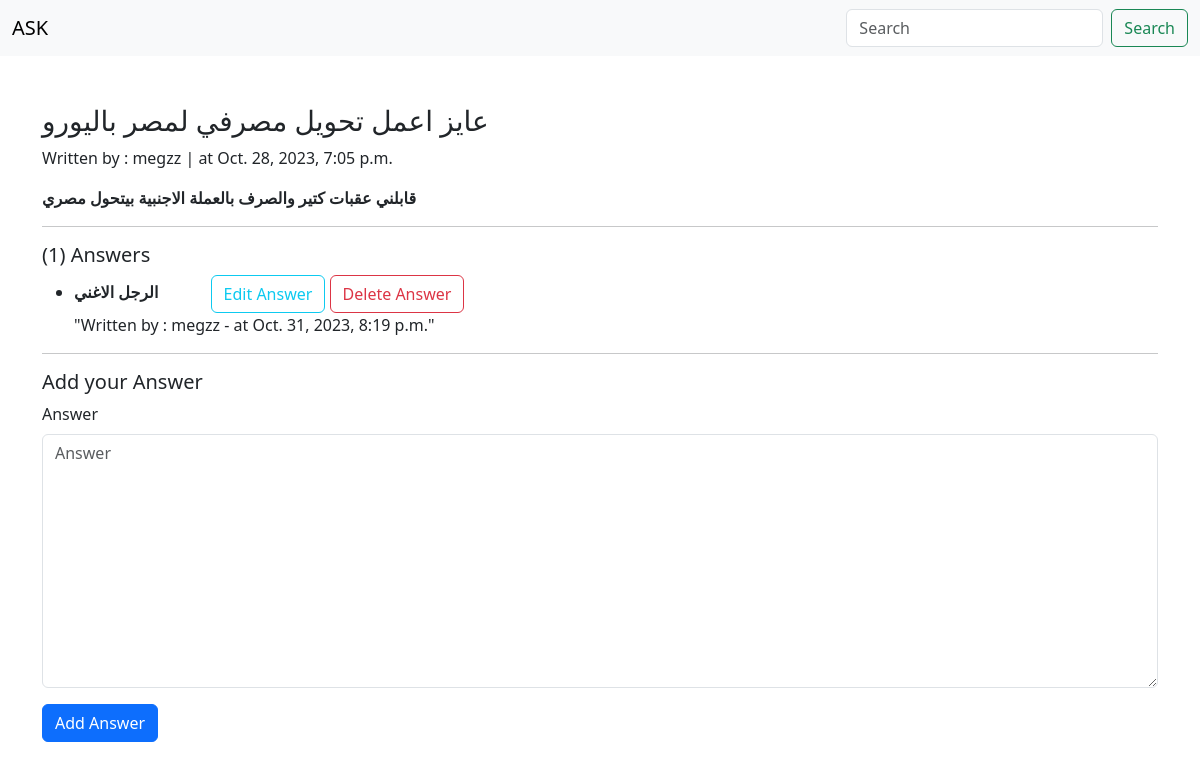
The app's page /questions/1, older data.
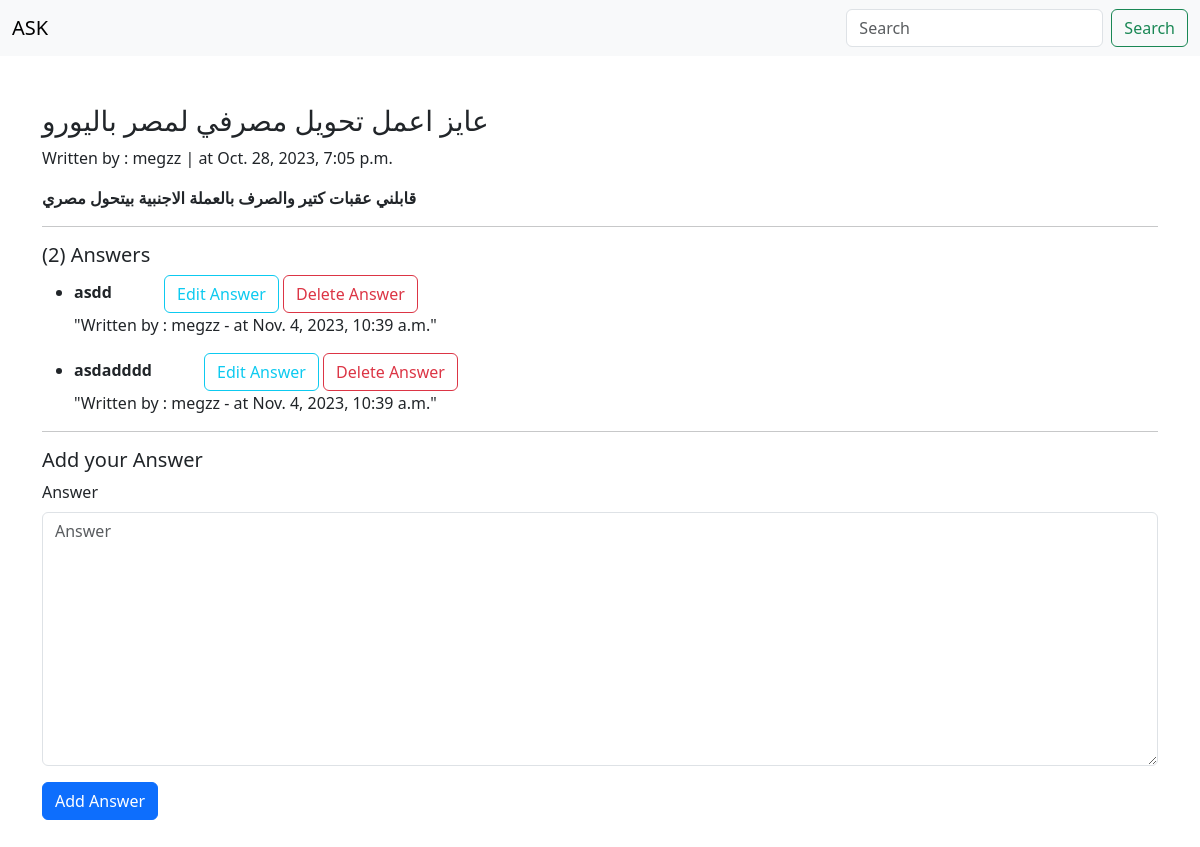
The same page, newer data.
### forum/models.py (models this page shows, shortened)
class Question(models.Model):
    question = models.CharField(max_length=200)
    content = models.TextField(max_length=30000)
    created_at = models.DateTimeField(default=timezone.now)
    tags = TaggableManager()
    author = models.ForeignKey(User, related_name='question_author', on_delete=models.CASCADE)

class Answer(models.Model):
    question = models.ForeignKey(Question, related_name='answer_question', on_delete=models.CASCADE)
    answer = models.TextField(max_length=200)
    author = models.ForeignKey(User, related_name='answer_author', on_delete=models.CASCADE)
    created_at = models.DateTimeField(default=timezone.now)

### forum/views.py (the view)
# urls.py: path('questions/<int:pk>', question_detail),
def question_detail(request,pk):
    question = Question.objects.get(id=pk)
    search2 = Answer.objects.filter(question=question)
    answers = None
    if 'search_name2' in request.GET:
        answers = request.GET['search_name2']
        if answers:
            search2 = search2.filter(answer__icontains=answers)
    if request.method == 'POST':
        form = AnswerForm(request.POST)
        if form.is_valid():
            myform = form.save(commit=False)
            myform.author = request.user
            myform.question = question
            myform.save()
    else:
        form = AnswerForm()
    return render(request, 'forum/question_detail.html', {'question':question , 'answers':search2,'form':form})

### forum/forms.py
class AnswerForm(forms.ModelForm):
    class Meta:
        model = Answer
        fields = ['answer']

### forum/templates/forum/question_detail.html (shortened to what this page needs)
{% load django_bootstrap5 %}
<!doctype html>
<html lang="en">
  <head>
    <link href="https://cdn.jsdelivr.net/npm/bootstrap@5.3.2/dist/css/bootstrap.min.css" rel="stylesheet">
  </head>
  <body>
    <nav class="navbar bg-body-tertiary">
    <div class="container-fluid">
        <a class="navbar-brand" href="/questions">ASK</a>
        <form method="get" class="d-flex" role="search">
        <input class="form-control me-2" type="search" placeholder="Search" name="search_name2">
        <button class="btn btn-outline-success" type="submit">Search</button>
        </form>
    </div>
    </nav>
  <div class="container my-5">
    <h3>{{question.question}}</h3>
    <p>Written by : {{question.author}} | at {{question.created_at}}</p>
    <strong>{{question.content}}</strong>
    <hr>
      <h5>({{question.answer_question.all|length}}) Answers</h5>
      <ul>
      {% for object in  answers %}
      <li>
      <strong> {{object.answer}} </strong>
          <a class="link-offset-2 link-underline link-underline-opacity-0" href="/questions/answer_edit/{{object.id}}">
          <button type="button" class="btn btn-outline-info ms-5">Edit Answer</button>
          </a>
          <a href="/questions/answer_confirm_delete/{{object.id}}"><button type="button" class="btn btn-outline-danger ">Delete Answer</button></a>
      <p>"Written by : {{object.author}}  - at {{object.created_at}}"</p>
      </li>
      {% endfor %}
      </ul>
      <hr>
      <h5>Add your Answer</h5>
      <form method="post">
          {% bootstrap_form form %}
          {% bootstrap_button button_type="submit" content="Add Answer" %}
      </form>
    </div>
  </body>
</html>

Row changes from the older to the newer data that the page shows:
removed Answer: answer "الرجل الاغني", author "megzz", created_at "Oct. 31, 2023, 8:19 p.m."
computed for Question "عايز اعمل تحويل مصرفي لمصر باليورو": answer_question.all|length "1" → "2"
added Answer: answer "asdd", author "megzz", created_at "Nov. 4, 2023, 10:39 a.m."
added Answer: answer "asdadddd", author "megzz", created_at "Nov. 4, 2023, 10:39 a.m."
